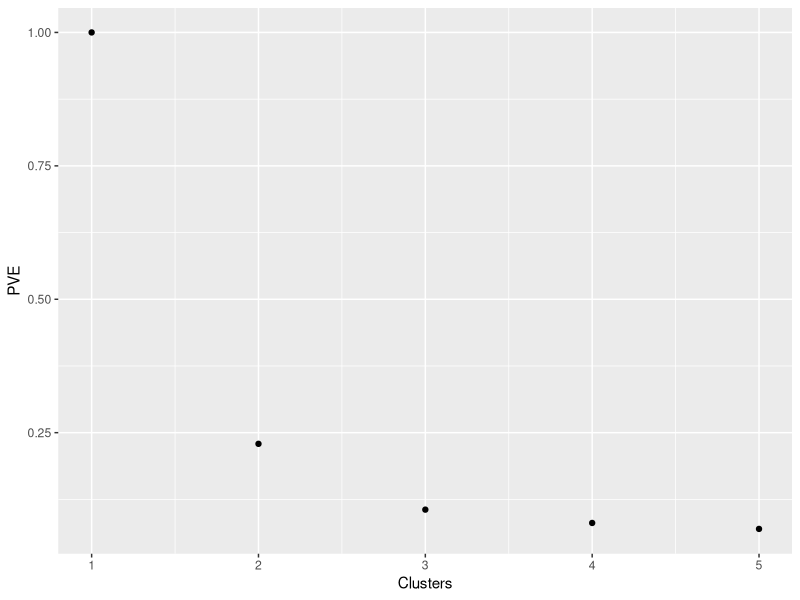
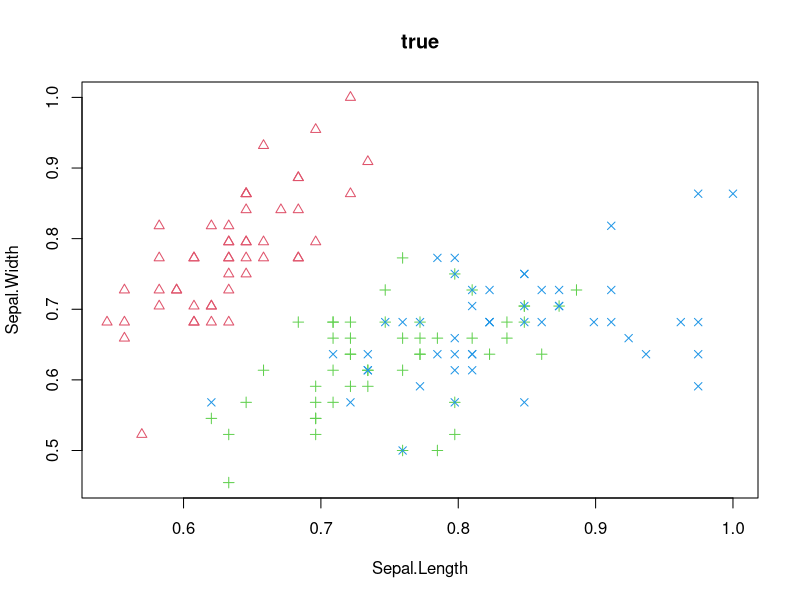
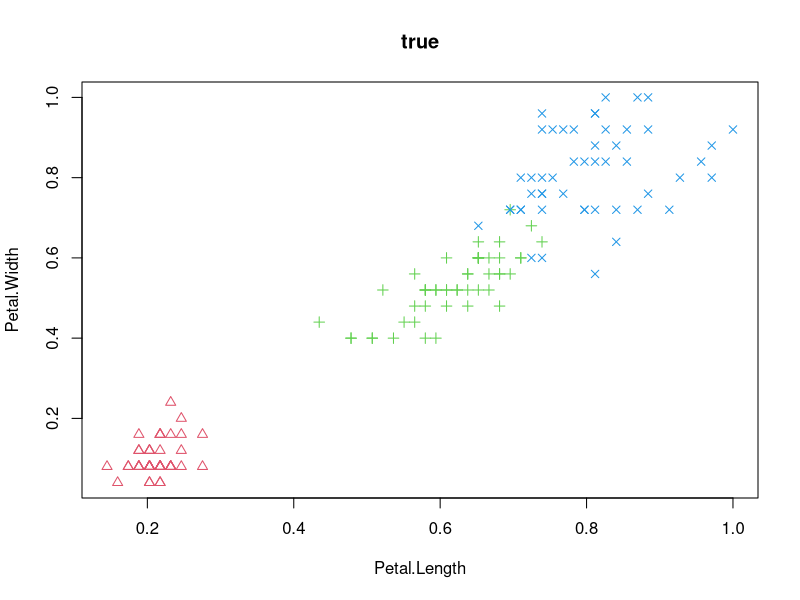
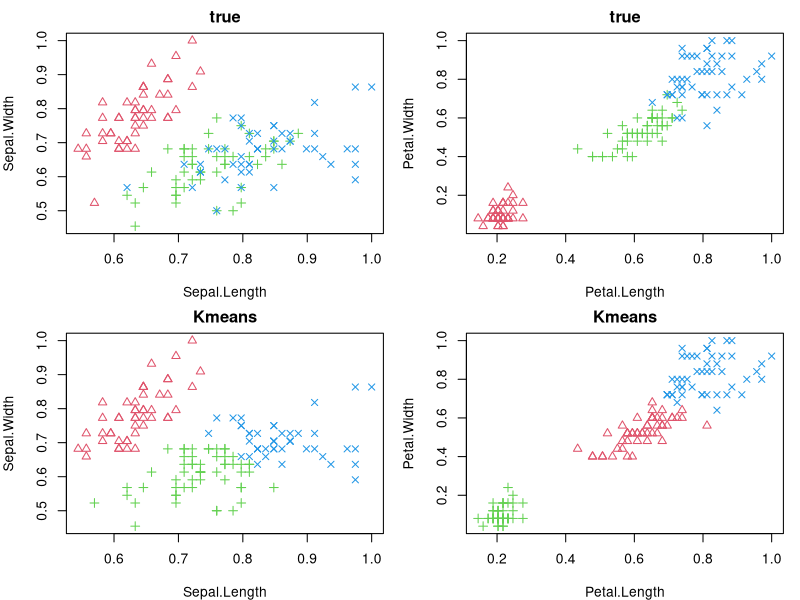
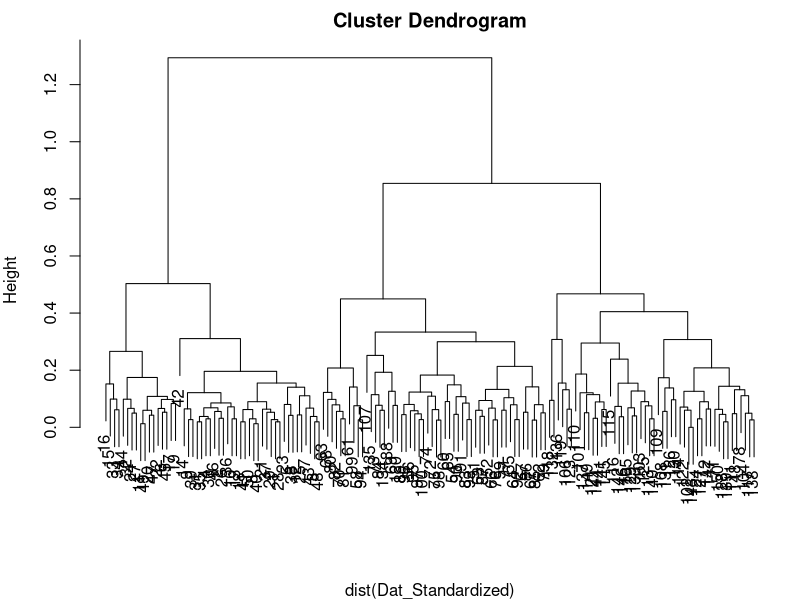
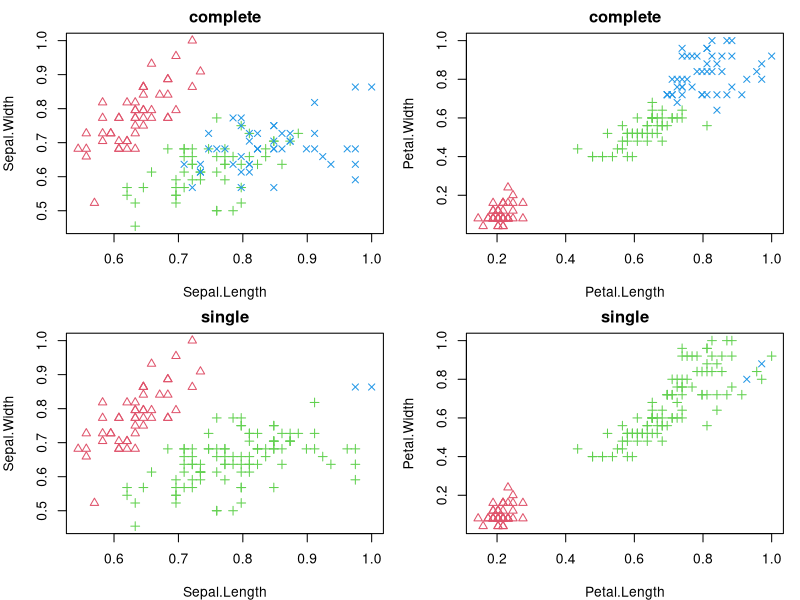
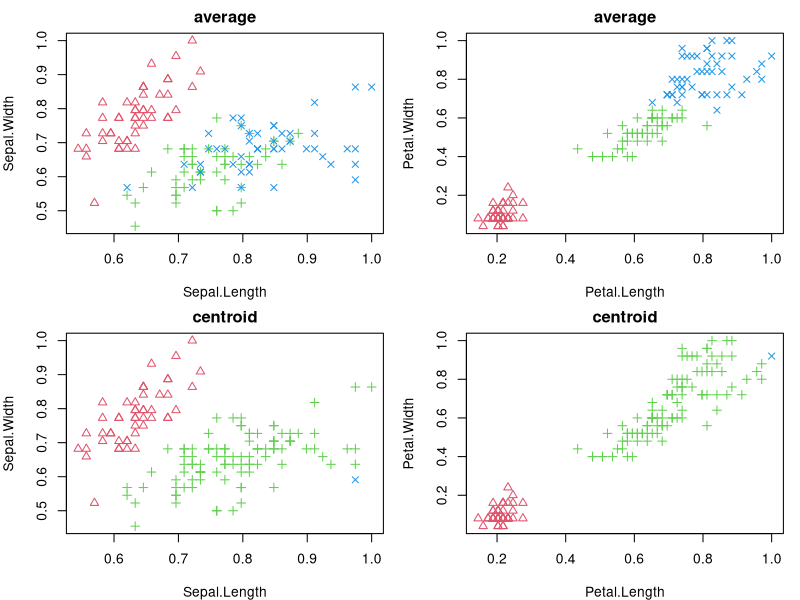
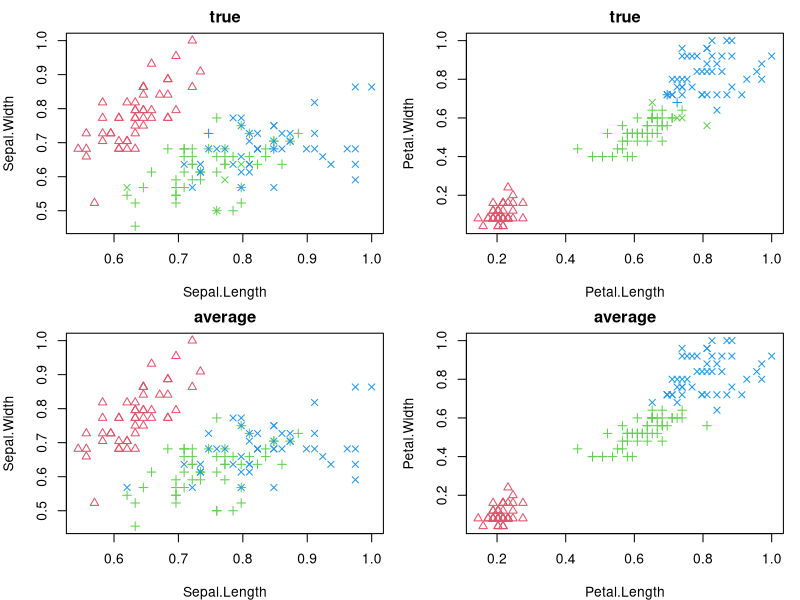

Write the R code that produced these figures, in order.
## ---- chunk 1
knitr::opts_chunk$set(echo = TRUE)
## ---- chunk 2
suppressMessages(library(tidyverse))
library(ggplot2)
data("iris")

Dat <- iris %>% select(-Species)
str(Dat)
head(Dat)

Dat_Standardized <- sapply(Dat, FUN = function(x){
  x/max(x)
})

Dat_Compare_Standardized <- Dat_Standardized %>% as.data.frame %>%
  mutate(Species = as.numeric(iris$Species))


Albuen <- c()
for (i in 1:5) {
  tmp <- kmeans(Dat_Standardized, i, nstart = 50)
  Albuen[i] <- tmp$tot.withinss/tmp$totss
}
Albue_Plot <- tibble(PVE = Albuen, Clusters = seq_along(PVE))

ggplot(data = Albue_Plot, mapping = aes(x = Clusters, y = PVE)) +
  geom_point()

## ---- chunk 3

plot(Dat_Standardized[,1:2], pch = Dat_Compare_Standardized$Species + 1, col = Dat_Compare_Standardized$Species + 1, main = "true")
plot(Dat_Standardized[,3:4], pch = Dat_Compare_Standardized$Species + 1, col = Dat_Compare_Standardized$Species + 1, main = "true")
## ---- chunk 4
par(mfrow=c(2,2))
par(mar=c(4,4,2,1))
kmeans_12 <- kmeans(Dat_Standardized[,1:2], centers = 3,nstart = 50)
kmeans_34 <- kmeans(Dat_Standardized[,3:4], centers = 3,nstart = 50)

plot(Dat_Standardized[,1:2], pch = Dat_Compare_Standardized$Species + 1, col = Dat_Compare_Standardized$Species + 1, main = "true")
plot(Dat_Standardized[,3:4], pch = Dat_Compare_Standardized$Species + 1, col = Dat_Compare_Standardized$Species + 1, main = "true")
plot(Dat_Standardized[,1:2], pch = kmeans_12$cluster + 1, col = kmeans_12$cluster + 1, main = "Kmeans")
plot(Dat_Standardized[,3:4], pch = kmeans_34$cluster + 1, col = kmeans_34$cluster + 1, main = "Kmeans")
## ---- chunk 5
par(mfrow=c(1,1))
Complete_hclust <- hclust(d = dist(Dat_Standardized), method = "complete")

#Dendogram for complete
plot(Complete_hclust) 

res_complete <- cutree(Complete_hclust, 3)

res_single <- hclust(d = dist(Dat_Standardized), method = "single") %>% cutree(3)

res_average <- hclust(d = dist(Dat_Standardized), method = "average") %>% cutree(3)

res_centroid <- hclust(d = dist(Dat_Standardized), method = "centroid") %>% cutree(3)

par(mfrow=c(2,2))
par(mar=c(4,4,2,1))
## Results
plot(Dat_Standardized[,1:2], pch = res_complete + 1, col = res_complete + 1, main = "complete")
plot(Dat_Standardized[,3:4], pch = res_complete + 1, col = res_complete + 1, main = "complete")

plot(Dat_Standardized[,1:2], pch = res_single + 1, col = res_single + 1, main = "single")
plot(Dat_Standardized[,3:4], pch = res_single + 1, col = res_single + 1, main = "single")

plot(Dat_Standardized[,1:2], pch = res_average + 1, col = res_average + 1, main = "average")
plot(Dat_Standardized[,3:4], pch = res_average + 1, col = res_average + 1, main = "average")

plot(Dat_Standardized[,1:2], pch = res_centroid + 1, col = res_centroid + 1, main = "centroid")
plot(Dat_Standardized[,3:4], pch = res_centroid + 1, col = res_centroid + 1, main = "centroid")

##########True groupings ##########
plot(Dat_Standardized[,1:2], pch = Dat_Compare_Standardized$Species + 1, col = res_complete + 1, main = "true")
plot(Dat_Standardized[,3:4], pch = Dat_Compare_Standardized$Species + 1, col = res_complete + 1, main = "true")
plot(Dat_Standardized[,1:2], pch = res_average + 1, col = res_average + 1, main = "average")
plot(Dat_Standardized[,3:4], pch = res_average + 1, col = res_average + 1, main = "average")
#Very similar, unlike some of the other methods. Complete and average looks best for this problem.
plot(Dat_Standardized[,1:2], pch = Dat_Compare_Standardized$Species + 1, col = res_complete + 1, main = "true")
plot(Dat_Standardized[,3:4], pch = Dat_Compare_Standardized$Species + 1, col = res_complete + 1, main = "true")
plot(Dat_Standardized[,1:2], pch = res_complete + 1, col = res_complete + 1, main = "complete")
plot(Dat_Standardized[,3:4], pch = res_complete + 1, col = res_complete + 1, main = "complete")




